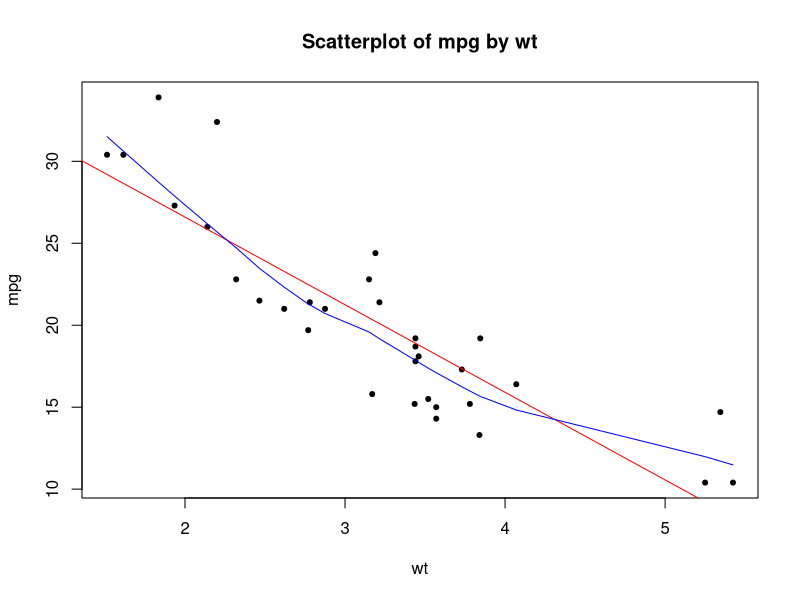
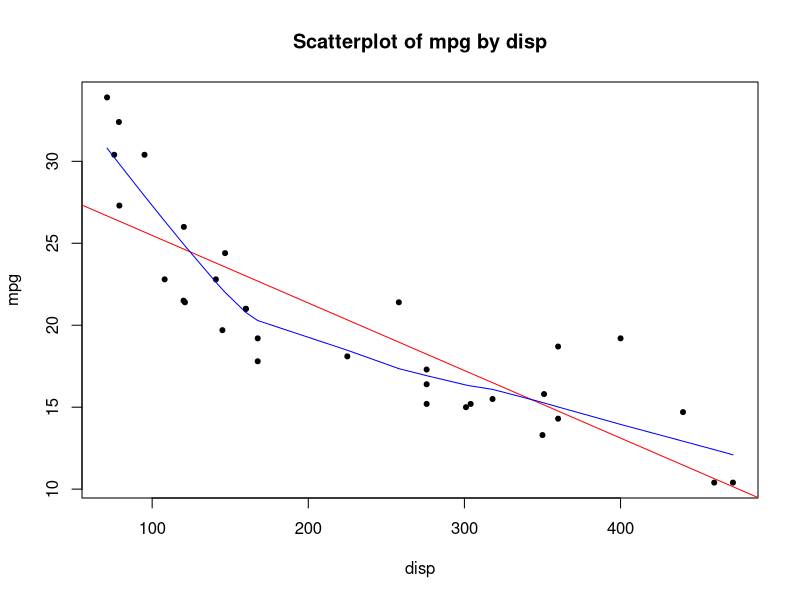
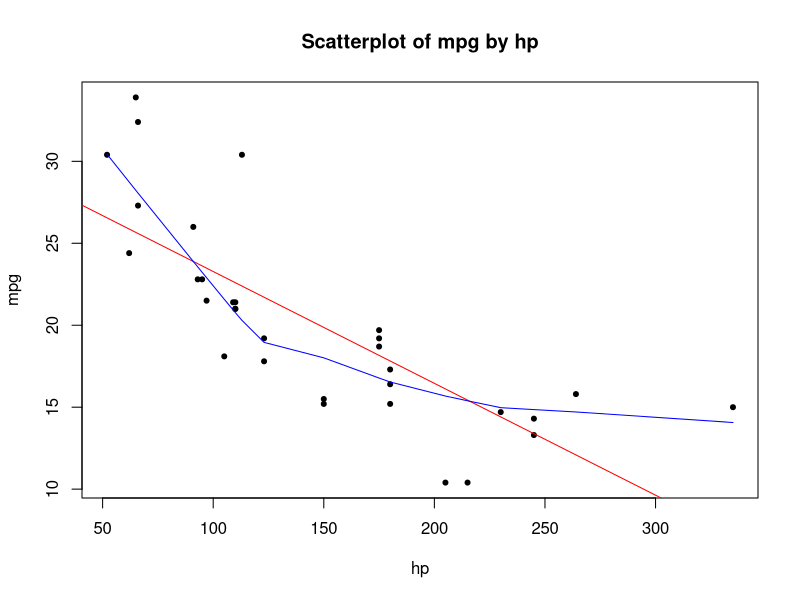
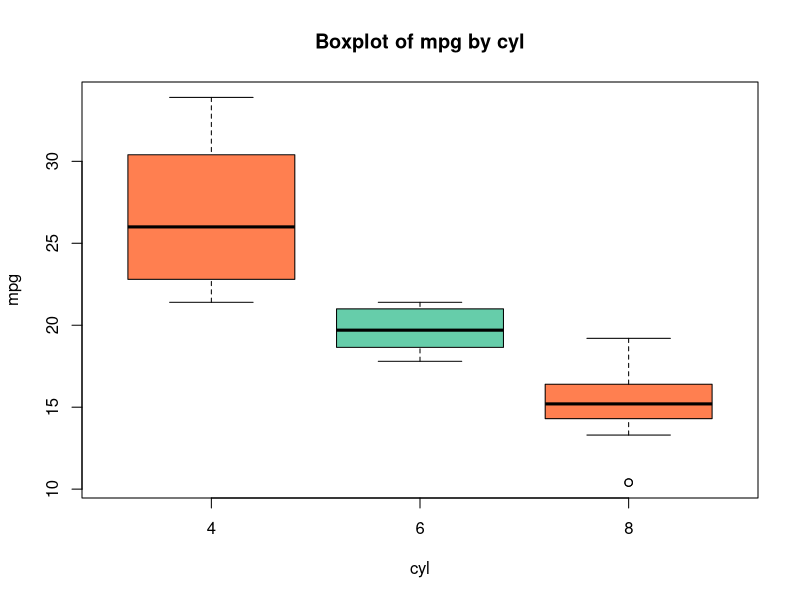
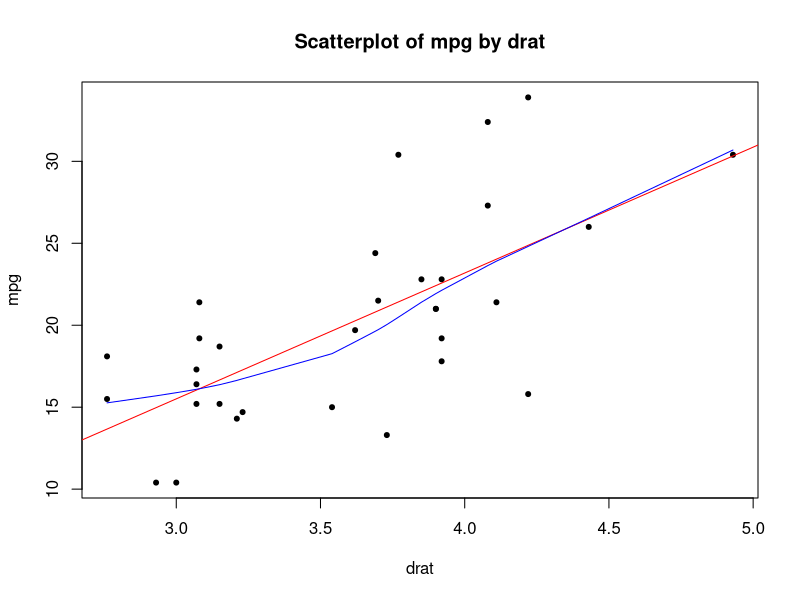
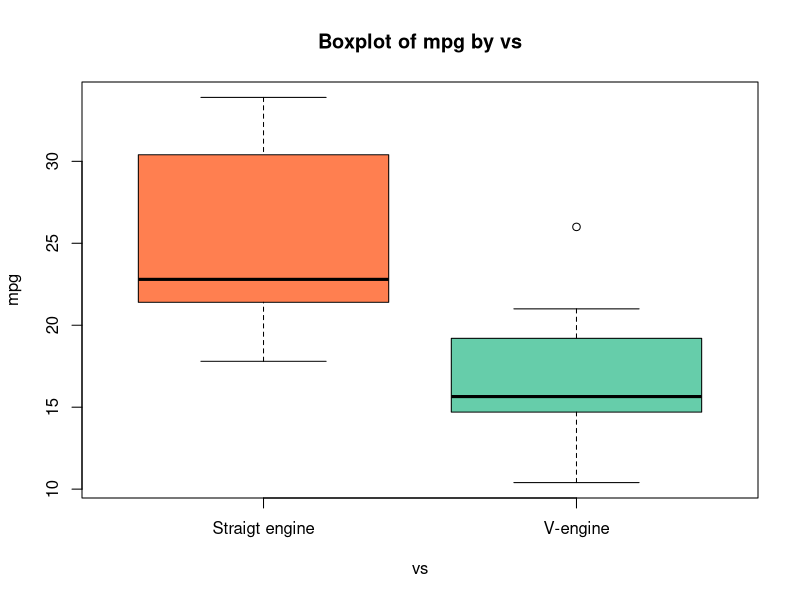
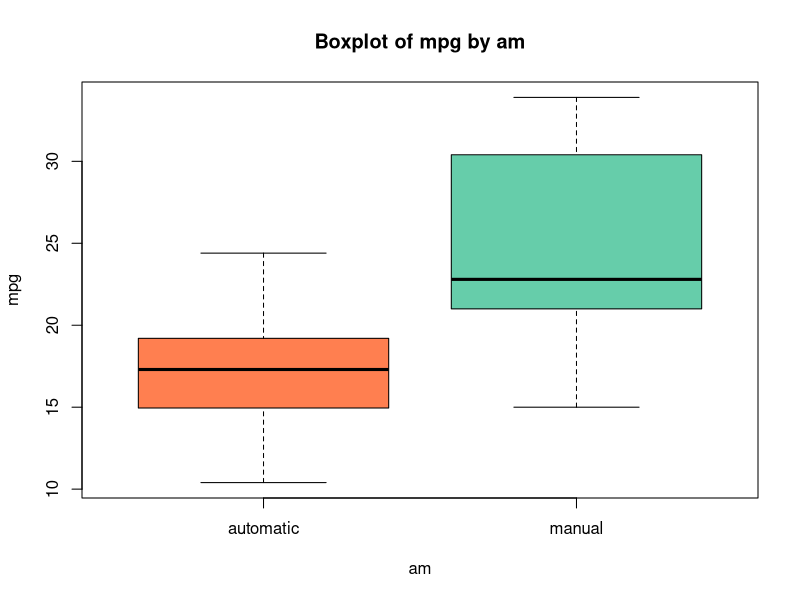
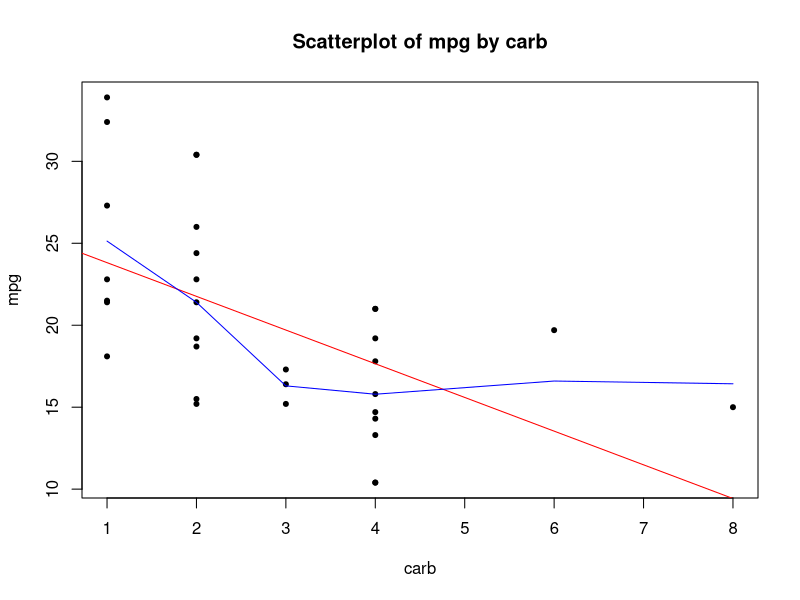

Recreate these plots in R, in order.



# R Functions to Automate Preliminary Bivariate Analyses

#~~~~~~~~~~~~~~~~~~~~~#
#     IMPORT DATA     #
#~~~~~~~~~~~~~~~~~~~~~#
data(mtcars)
head(mtcars)


#~~~~~~~~~~~~~~~~~~~~~~~~~~~~~~~~~~~~~~~~~~~~~~~~~~~~~~~~~~~~~~~~~~~~~~~#
#     CREATE ANALYSIS DATASET - MAKE A COUPLE CATEGORICAL VARIABLES     #
#~~~~~~~~~~~~~~~~~~~~~~~~~~~~~~~~~~~~~~~~~~~~~~~~~~~~~~~~~~~~~~~~~~~~~~~#
df <- mtcars

df$cyl <- as.factor(df$cyl)

df$am <- as.factor(
  sapply(df$am, function(i)
  if (i == 0) {"automatic"}
  else if (i==1) {"manual"}
))

df$vs <- as.factor(
  sapply(df$vs, function(i)
    if (i == 0) {"V-engine"}
    else if (i==1) {"Straigt engine"}
  ))

head(df)

#~~~~~~~~~~~~~~~~~~~~~~~~~~~~~~~~#
#     SET DEFAULT PARAMETERS     #
#~~~~~~~~~~~~~~~~~~~~~~~~~~~~~~~~#
color <- c("coral","aquamarine3")      # Plot colors
yrange <- function(y) c(0,max(y)*1.25) # Function to make Y axis 25% bigger
alpha <- 0.05                          # alpha level for statistical significance
library(car)                           # Need car package to get ANOVA p-values with categorical DVs


#~~~~~~~~~~~~~~~~~~~~~~~~~~~~~~~~~~~~~~~~~~~~~~~~~#
#     CONTINUOUS DV - STATISTICAL TESTS TABLE     #
#~~~~~~~~~~~~~~~~~~~~~~~~~~~~~~~~~~~~~~~~~~~~~~~~~#
DV <- "mpg"
IVs <- colnames(df)[colnames(df)!= DV]

f.ConDV <- function(IV) {
  m <- lm (df[,DV] ~ df[,IV])
  a <- anova(m)
  s <- summary(m)
  r <- data.frame(cbind(df1=s$fstatistic[2], df2=s$fstatistic[3], F.stat=round(s$fstatistic[1],2), p.value=round(a$`Pr(>F)`[1],3), r.sqr = round(s$r.squared,2)))
  r <- cbind(DV,IV,r)
  r$Sig <- ifelse(r$p.value < alpha,'Yes','No')
  rownames(r) <- NULL
  return(r)
}

tbl.ConDV <- do.call(rbind,lapply(IVs, f.ConDV))
tbl.ConDV <- tbl.ConDV[order(tbl.ConDV$p.value,-tbl.ConDV$F.stat),]
rownames(tbl.ConDV) <- NULL
print(tbl.ConDV)


#~~~~~~~~~~~~~~~~~~~~~~~~~~~~~~~#
#     CONTINUOUS DV - PLOTS     #
#~~~~~~~~~~~~~~~~~~~~~~~~~~~~~~~#
DV <- "mpg"
IVs <- as.matrix(subset(tbl.ConDV,Sig=="Yes",select = IV))  # Only statistically significant IVs


f.ConDvPlots <- function(IV) {
  if(class(df[,IV])=="numeric") {
    plot(df[,IV],df[,DV], main=paste("Scatterplot of",DV,"by",IV), xlab=IV, ylab=DV, pch=20)
    abline(lm(df[,DV]~df[,IV]), col="red")
    lines(lowess(df[,IV],df[,DV]), col="blue")
  }
  else if (class(df[,IV])=="factor") {
    boxplot(df[,DV] ~ df[,IV], col = color, main=paste("Boxplot of",DV,"by",IV), ylab=DV, xlab=IV)  # FIX COLORS IF MORE THAN 2 LEVEL
    }
}


lapply(IVs, f.ConDvPlots)







#~~~~~~~~~~~~~~~~~~~~~~~~~~~~~~~~~~~~~~~~~~~~~~~~~~#
#     CATEGORICAL DV - STATISTICAL TESTS TABLE     #
#~~~~~~~~~~~~~~~~~~~~~~~~~~~~~~~~~~~~~~~~~~~~~~~~~~#
DV <- "vs"
IVs <- colnames(df)[colnames(df)!= DV]

f.CatDV <- function(IV) {
  m <- glm(df[,DV] ~ df[,IV], family = binomial)
  a <- Anova(m, type="III")
  r <- data.frame(cbind(df=a$Df, ChiSq=round(a$`LR Chisq`,2), p.value=round(a$`Pr(>Chisq)`,3)))
  r <- cbind(DV,IV,r)
  r$Sig <- ifelse(r$p.value < alpha,'Yes','No')
  rownames(r) <- NULL
  return(r)
}

tbl.CatDV <- do.call(rbind,lapply(IVs, f.CatDV))
tbl.CatDV <- tbl.CatDV[order(tbl.CatDV$p.value,-tbl.CatDV$ChiSq),]
rownames(tbl.CatDV) <- NULL
print(tbl.CatDV)



#~~~~~~~~~~~~~~~~~~~~~~~~~~~~~~~~#
#     CATEGORICAL DV - PLOTS     #
#~~~~~~~~~~~~~~~~~~~~~~~~~~~~~~~~#
DV <- "vs"
IVs <- as.matrix(subset(tbl.CatDV,Sig=="Yes",select = IV))  # Only stat significant IVs



f.CatDvPlots <- function(IV) {
  if(class(df[,IV])=="numeric") {
    boxplot(df[,IV] ~ df[,DV], col = color, main=paste("Boxplot of",DV,"by",IV), ylab=IV, xlab=DV)
  }
  else if (class(df[,IV])=="factor") {
    t <- table(df[,DV],df[,IV])
    p <- prop.table(t,2) #if want a propotion table
    par(mfrow=c(1,2)) 
    barplot(t, beside=T, col=color, ylim = yrange(t), main=paste("Barplots for",DV,"by",IV), ylab="Frequency", xlab=IV)
    legend("topleft", levels(df[,DV]), pch=15, col=color, bty="n")
    barplot(p, col=color, ylab = "Percent of Total", xlab=IV)
    par(mfrow=c(1,1))
  }
  
}


lapply(IVs, f.CatDvPlots)



